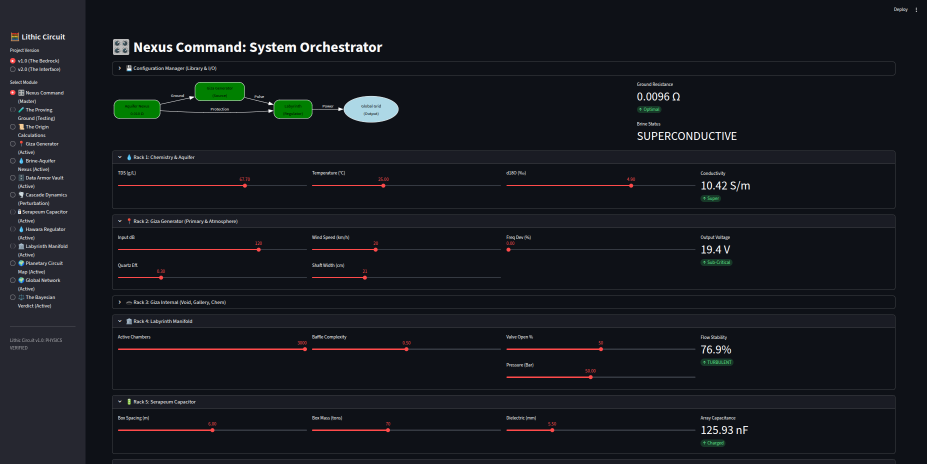
#> input picture pyramids/images/Lithic_Circuit_Master_Archive.png, 1854 x 927 px (shown at 1/2 size)
$ python make_circular_profile.py ../pyramids/images/Lithic_Circuit_Master_Archive.png
#> lines starting #> are read from the running program, lines starting #| are printed output that depends on the picture
#!/usr/bin/env python3
"""
Make Circular Profile Image

This script removes the white background from an image and crops it
to a perfect circle, ideal for Reddit profile pictures.

Usage:
    python make_circular_profile.py input_image.png [output_image.png]

    # To keep black background and only remove white:
    python make_circular_profile.py input_image.png --keep-black
"""

from PIL import Image, ImageDraw, ImageFilter
import sys
import os
import numpy as np


def remove_white_background(image, threshold=240):
    """
    Remove white/near-white background and make it transparent.

    Args:
        image: PIL Image object
        threshold: Pixel values above this (for all R,G,B) are considered white

    Returns:
        PIL Image with transparent background
    """
    # Convert to RGBA if not already
    if image.mode != 'RGBA':
        image = image.convert('RGBA')

    # Get pixel data
    pixels = image.load()
    width, height = image.size

    # Make white pixels transparent
    for y in range(height):
        for x in range(width):
            r, g, b, a = pixels[x, y]
            # If pixel is white or near-white, make it transparent
            if r > threshold and g > threshold and b > threshold:
                pixels[x, y] = (r, g, b, 0)  # Set alpha to 0

    return image


def remove_white_background_smart(image, threshold=240):
    """
    Smart removal of white background - only removes the outer white area,
    preserving any internal colors including black parts of the design.
    Uses flood fill from corners/edges.

    Args:
        image: PIL Image object
        threshold: Pixel values above this (for all R,G,B) are considered white

    Returns:
        PIL Image with transparent background
    """
    # Convert to RGBA if not already
    if image.mode != 'RGBA':
        image = image.convert('RGBA')

    width, height = image.size
    pixels = image.load()

    # Create a visited set for flood fill
    to_make_transparent = set()
    visited = set()
    queue = []

    # Start from all edge pixels that are white
    for x in range(width):
        queue.append((x, 0))
        queue.append((x, height - 1))
    for y in range(height):
        queue.append((0, y))
        queue.append((width - 1, y))

    # Flood fill from edges
    while queue:
        x, y = queue.pop(0)

        if (x, y) in visited:
            continue
        if x < 0 or x >= width or y < 0 or y >= height:
            continue

        visited.add((x, y))

        r, g, b, a = pixels[x, y]

        # If pixel is white/near-white, mark for transparency and continue flood
        if r > threshold and g > threshold and b > threshold:
            to_make_transparent.add((x, y))
            # Add neighbors
            queue.append((x + 1, y))
            queue.append((x - 1, y))
            queue.append((x, y + 1))
            queue.append((x, y - 1))

    # Make the outer white pixels transparent
    for x, y in to_make_transparent:
        r, g, b, a = pixels[x, y]
        pixels[x, y] = (r, g, b, 0)

    return image


def find_content_bounds(image):
    """
    Find the bounding box of non-transparent content.

    Returns:
        Tuple of (left, top, right, bottom)
    """
    if image.mode != 'RGBA':
        image = image.convert('RGBA')

    pixels = image.load()
    width, height = image.size

    min_x, min_y = width, height
    max_x, max_y = 0, 0

    for y in range(height):
        for x in range(width):
            if pixels[x, y][3] > 0:  # If pixel is not fully transparent
                min_x = min(min_x, x)
                min_y = min(min_y, y)
                max_x = max(max_x, x)
                max_y = max(max_y, y)

    return (min_x, min_y, max_x + 1, max_y + 1)


def crop_to_circle(image, output_size=400):
    """
    Crop the image to a perfect circle.

    Args:
        image: PIL Image with transparent background
        output_size: Size of the output square image (default 400x400, good for Reddit)

    Returns:
        PIL Image cropped to a circle
    """
    # Find the content bounds
    bounds = find_content_bounds(image)

    # Crop to content
    content = image.crop(bounds)
    content_width, content_height = content.size

    # Calculate the size needed for a square crop (use the larger dimension)
    size = max(content_width, content_height)

    # Create a new square image with transparent background
    square = Image.new('RGBA', (size, size), (0, 0, 0, 0))

    # Paste the content centered
    x_offset = (size - content_width) // 2
    y_offset = (size - content_height) // 2
    square.paste(content, (x_offset, y_offset))

    # Resize to output size
    square = square.resize((output_size, output_size), Image.Resampling.LANCZOS)

    # Create circular mask
    mask = Image.new('L', (output_size, output_size), 0)
    draw = ImageDraw.Draw(mask)
    draw.ellipse((0, 0, output_size, output_size), fill=255)

    # Apply circular mask
    result = Image.new('RGBA', (output_size, output_size), (0, 0, 0, 0))
    result.paste(square, (0, 0))

    # Create final image with circular transparency
    final = Image.new('RGBA', (output_size, output_size), (0, 0, 0, 0))
    final.paste(result, mask=mask)

    return final


def process_image(input_path, output_path=None, size=400, white_threshold=240, smart_removal=True):
    """
    Main function to process an image into a circular profile picture.

    Args:
        input_path: Path to input image
        output_path: Path for output image (optional, defaults to input_circular.png)
        size: Output image size (default 400x400)
        white_threshold: Threshold for white detection (default 240)
        smart_removal: If True, only removes outer white area (preserves black in design)
                      If False, removes ALL white pixels

    Returns:
        Path to output image
    """
    # Generate output path if not provided
    if output_path is None:
        base, ext = os.path.splitext(input_path)
        output_path = f"{base}_circular.png"

    # Load image
    print(f"Loading image: {input_path}")
    image = Image.open(input_path)
    print(f"Original size: {image.size}")

    # Remove white background
    if smart_removal:
        print("Removing outer white background (preserving design)...")
        image = remove_white_background_smart(image, threshold=white_threshold)
    else:
        print("Removing all white pixels...")
        image = remove_white_background(image, threshold=white_threshold)

    # Crop to circle
    print(f"Cropping to {size}x{size} circle...")
    result = crop_to_circle(image, output_size=size)

    # Save result
    result.save(output_path, 'PNG')
    print(f"Saved circular profile image to: {output_path}")

    return output_path


def main():
    if len(sys.argv) < 2:
        print(__doc__)
        print("\nExample usage:")
        print("  python make_circular_profile.py spiral_image.png")
        print("  python make_circular_profile.py spiral_image.png output.png")
        print("  python make_circular_profile.py spiral_image.png --remove-all-white")
        print("\nOptions:")
        print("  --remove-all-white  Remove ALL white pixels (not just outer background)")
        print("                      Use this if your design doesn't have black parts")
        print("\nProgrammatic usage:")
        print("  from make_circular_profile import process_image")
        print("  process_image('input.png', 'output.png', size=500, white_threshold=230)")
        sys.exit(1)

    input_path = sys.argv[1]
    smart_removal = True
    output_path = None

    # Parse arguments
    args = sys.argv[2:]
    for arg in args:
        if arg == '--remove-all-white':
            smart_removal = False
        elif not arg.startswith('--'):
            output_path = arg

    if not os.path.exists(input_path):
        print(f"Error: Input file not found: {input_path}")
        sys.exit(1)

    process_image(input_path, output_path, smart_removal=smart_removal)
#> in process_image, image is the input picture: PIL image 1854x927 RGB; mean R, G, B 22.4, 25.2, 30.7
#| Original size: (1854, 927)
#> after the loop in remove_white_background_smart, `while queue:`: queue = []; to_make_transparent = 0 items; visited = 5558 items
#> in crop_to_circle, `bounds = find_content_bounds(image)`: bounds = (0, 0, 1854, 927)
#> in crop_to_circle, `square = Image.new('RGBA', (size, size), (0, 0, 0, 0))`: square: PIL image 1854x1854 RGBA; every value is 0
#> in crop_to_circle, `square.paste(content, (x_offset, y_offset))`:
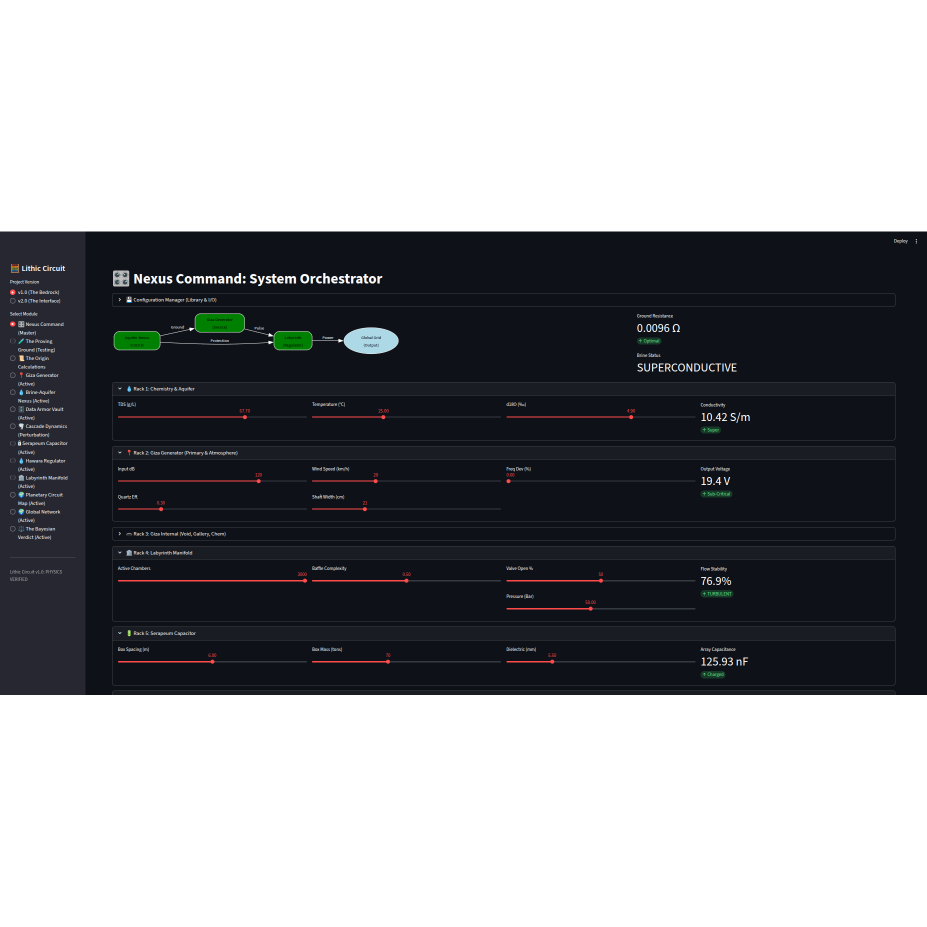
#> square: PIL image 1854x1854 RGBA (shown at 1/2 size); mean R, G, B, A 11.2, 12.6, 15.4, 127.5; transparent parts drawn white
#> in crop_to_circle, `square = square.resize((output_size, output_size), Image.Resampling.LA..`:
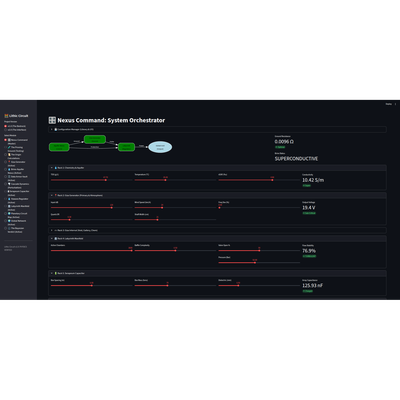
#> square: PIL image 400x400 RGBA; mean R, G, B, A 11.2, 12.6, 15.4, 127.5; transparent parts drawn white
#> in crop_to_circle, `mask = Image.new('L', (output_size, output_size), 0)`: mask: PIL image 400x400 L; every value is 0
#> in crop_to_circle, `result = Image.new('RGBA', (output_size, output_size), (0, 0, 0, 0))`: result: PIL image 400x400 RGBA; every value is 0


if __name__ == "__main__":
    main()
